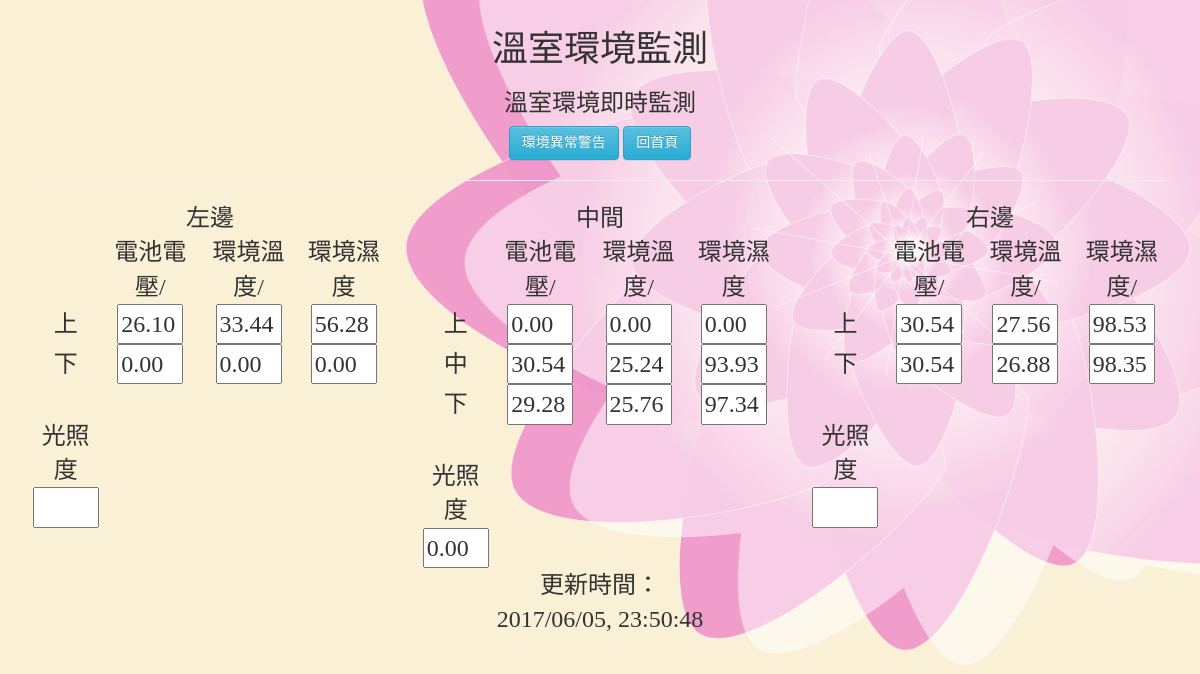
/不要的/IGEM.php, run on the app's committed database.
### tables this page shows
CREATE TABLE `_center` (
  `id` int(11) NOT NULL,
  `battery_1` varchar(11) NOT NULL COMMENT '電池電壓',
  `temp_1` varchar(11) NOT NULL COMMENT '環境溫度',
  `humi_1` varchar(11) NOT NULL COMMENT '環境濕度',
  `battery_2` varchar(11) NOT NULL COMMENT '電池電壓',
  `temp_2` varchar(11) NOT NULL COMMENT '環境溫度',
  `humi_2` varchar(11) NOT NULL COMMENT '環境濕度',
  `battery_3` varchar(11) NOT NULL COMMENT '電池電壓',
  `temp_3` varchar(11) NOT NULL COMMENT '環境溫度',
  `humi_3` varchar(11) NOT NULL COMMENT '環境濕度',
  `light_1` varchar(11) NOT NULL COMMENT '照度',
  `date` varchar(30) NOT NULL COMMENT '時間'
);

CREATE TABLE `_right` (
  `id` int(11) NOT NULL,
  `battery_1` varchar(11) NOT NULL COMMENT '電池電壓',
  `temp_1` varchar(11) NOT NULL COMMENT '環境溫度',
  `humi_1` varchar(11) NOT NULL COMMENT '環境濕度',
  `battery_2` varchar(11) NOT NULL COMMENT '電池電壓',
  `temp_2` varchar(11) NOT NULL COMMENT '環境溫度',
  `humi_2` varchar(11) NOT NULL COMMENT '環境濕度',
  `date` varchar(30) NOT NULL COMMENT '時間'
);

### 不要的/IGEM.php (the view, shortened to what this page needs)
<?php
$query_RecLeft = "SELECT * FROM `_left` ORDER BY date DESC";
$RecLeft = mysql_query($query_RecLeft);
$row_RecLeft=mysql_fetch_assoc($RecLeft);
$query_RecCenter = "SELECT * FROM `_center` ORDER BY date DESC";
$RecCenter = mysql_query($query_RecCenter);
$row_RecCenter=mysql_fetch_assoc($RecCenter);
$query_RecRight = "SELECT * FROM `_right` ORDER BY date DESC";
$RecRight = mysql_query($query_RecRight);
$row_RecRight=mysql_fetch_assoc($RecRight);
?>
<!DOCTYPE html>
<html>
<head>
  	<link rel="stylesheet" href="https://maxcdn.bootstrapcdn.com/bootstrap/3.3.1/css/bootstrap.min.css">
  	<link rel="stylesheet" href="https://maxcdn.bootstrapcdn.com/bootstrap/3.3.1/css/bootstrap-theme.min.css">
</head>
<body style="text-align:center;font-size:18px;background-image: url(img/abc.gif);background-size: cover; font-family: 微軟正黑體;margin:30px">
<h1>溫室環境監測</h1>
<h3>溫室環境即時監測</h3>
<form name="" method="" action="">
<input type="button" class="btn btn-info" size="12" value="環境異常警告" onclick="location.href='EAW.php'">
<input type="button" class="btn btn-info" size="12" value="回首頁" onclick="location.href='index.php'">
<hr>
<div class="row" style="font-size:24px;">
  <div class="col-md-4">
  	<table border="0px" align="center" style="text-align:center;">
  	<form name="Lfrom">
  		<tr>
  		<td colspan="4">左邊</td>
  		</tr>
  		<tr>
  			<td></td>
  			<td>電池電壓/ </td>
  			<td>環境溫度/ </td>
  			<td>環境濕度 </td>
  		</tr>
  		<tr>
  			<td>上</td>
  			<td><input type="text" name="" id="" size="2px" readonly="readonly" value="<?php echo $row_RecLeft["battery_1"];?>"></td>
  			<td><input type="text" name="" id="" size="2px" readonly="readonly" value="<?php echo $row_RecLeft["temp_1"];?>"></td>
  			<td><input type="text" name="" id="" size="2px" readonly="readonly" value="<?php echo $row_RecLeft["humi_1"];?>"></td>
  		</tr>
  		<tr>
  			<td>下</td>
  			<td><input type="text" name="" id="" size="2px" readonly="readonly" value="<?php echo $row_RecLeft["battery_2"];?>"></td>
  			<td><input type="text" name="" id="" size="2px" readonly="readonly" value="<?php echo $row_RecLeft["temp_2"];?>"></td>
  			<td><input type="text" name="" id="" size="2px" readonly="readonly" value="<?php echo $row_RecLeft["humi_2"];?>"></td>
  		</tr>
  		<tr>
  			<td colspan="4">　</td>
  		</tr>
  		<tr>
  			<td>光照度</td>
  		</tr>
  		<tr>
  			<td><input type="text" name="" id="" size="2px" readonly="readonly" value="<?php echo $row_RecLeft["light_1"];?>"></td>
  		</tr>
  	</form>
  </table>
  </div>
  <div class="col-md-4">
  	<table border="0px" align="center" style="text-align:center;">
  	<form name="Cform">
  		<tr><td colspan="4">中間</td></tr>
  		<tr>
  			<td></td>
  			<td>電池電壓/ </td>
  			<td>環境溫度/ </td>
  			<td>環境濕度</td>
  		</tr>
  		<tr>
  			<td>上</td>
  			<td><input type="text" name="" id="" size="2px" readonly="readonly" value="<?php echo $row_RecCenter["battery_1"];?>"></td>
  			<td><input type="text" name="" id="" size="2px" readonly="readonly" value="<?php echo $row_RecCenter["temp_1"];?>"></td>
  			<td><input type="text" name="" id="" size="2px" readonly="readonly" value="<?php echo $row_RecCenter["humi_1"];?>"></td>
  		</tr>
  		<tr>
  			<td>中</td>
  			<td><input type="text" name="" id="" size="2px" readonly="readonly" value="<?php echo $row_RecCenter["battery_2"];?>"></td>
  			<td><input type="text" name="" id="" size="2px" readonly="readonly" value="<?php echo $row_RecCenter["temp_2"];?>"></td>
  			<td><input type="text" name="" id="" size="2px" readonly="readonly" value="<?php echo $row_RecCenter["humi_2"];?>"></td>
  		</tr>
  		<tr>
  			<td>下</td>
  			<td><input type="text" name="" id="" size="2px" readonly="readonly" value="<?php echo $row_RecCenter["battery_3"];?>"></td>
  			<td><input type="text" name="" id="" size="2px" readonly="readonly" value="<?php echo $row_RecCenter["temp_3"];?>"></td>
  			<td><input type="text" name="" id="" size="2px" readonly="readonly" value="<?php echo $row_RecCenter["humi_3"];?>"></td>
  		</tr>
  		<tr>
  			<td colspan="4">　</td>
  		</tr>
  		<tr>
  			<td>光照度</td>
  		</tr>
  		<tr>
  			<td><input type="text" name="" id="" size="2px" readonly="readonly" value="<?php echo $row_RecCenter["light_1"];?>"></td>
  		</tr>
  	</form>
  </table>
  <p>更新時間：<br>
	<?php echo $row_RecCenter["date"];?>
  </p>
  </div>
  <div class="col-md-4">
  	<table border="0px" align="center" style="text-align:center;">
  	<form name="Rfrom">
  		<tr><td colspan="4">右邊</td></tr>
  		<tr>
  			<td></td>
  			<td>電池電壓/ </td>
  			<td>環境溫度/ </td>
  			<td>環境濕度/ </td>
  		</tr>
  		<tr>
  			<td>上</td>
  			<td><input type="text" name="" id="" size="2px" readonly="readonly" value="<?php echo $row_RecRight["battery_1"];?>"></td>
  			<td><input type="text" name="" id="" size="2px" readonly="readonly" value="<?php echo $row_RecRight["temp_1"];?>"></td>
  			<td><input type="text" name="" id="" size="2px" readonly="readonly" value="<?php echo $row_RecRight["humi_1"];?>"></td>
  		</tr>
  		<tr>
  			<td>下</td>
  			<td><input type="text" name="" id="" size="2px" readonly="readonly" value="<?php echo $row_RecRight["battery_2"];?>"></td>
  			<td><input type="text" name="" id="" size="2px" readonly="readonly" value="<?php echo $row_RecRight["temp_2"];?>"></td>
  			<td><input type="text" name="" id="" size="2px" readonly="readonly" value="<?php echo $row_RecRight["humi_2"];?>"></td>
  		</tr>
  		<tr>
  			<td colspan="4">　</td>
  		</tr>
  		<tr>
  			<td>光照度</td>
  		</tr>
  		<tr>
  			<td><input type="text" name="" id="" size="2px" value=""></td>
  		</tr>
  	</form>
  </table>
  </div>
</div>
</body>
</html>

### data on the page
_center: battery_1 "0.00", temp_1 "0.00", humi_1 "0.00", battery_2 "30.54", temp_2 "25.24", humi_2 "93.93", battery_3 "29.28", temp_3 "25.76", humi_3 "97.34", light_1 "0.00", date "2017/06/05, 23:50:48"
_right: battery_1 "30.54", temp_1 "27.56", humi_1 "98.53", battery_2 "30.54", temp_2 "26.88", humi_2 "98.35"
